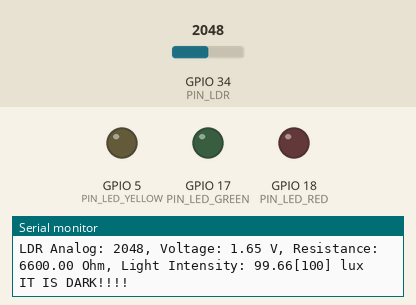
This program was run on a simulated ESP32. On the bench: output pins drawn as LEDs (lit = HIGH), the last lines printed to the serial monitor. Dashed ring = blinking. The inputs (shaded band) are chosen by the test bench; at power-on: GPIO 34 (PIN_LDR) = 2048.

Above: at 1.2 s.
1.3 s: GPIO 34 (PIN_LDR) set to 1956
At 1.75 s:
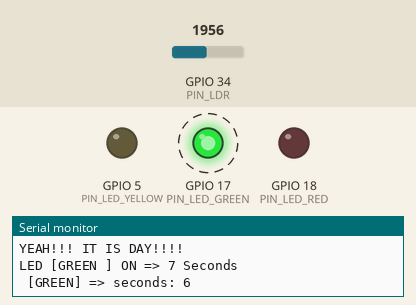
4.3 s: GPIO 34 (PIN_LDR) set to 2040
At 4.75 s:
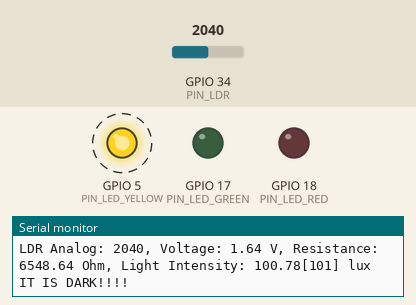
7.3 s: GPIO 34 (PIN_LDR) set to 1960
At 17.9 s:
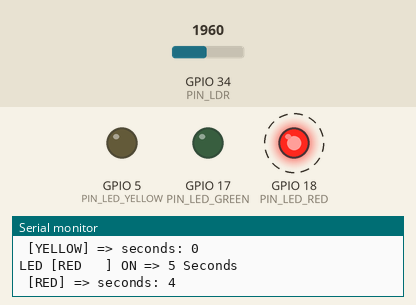
Timing chart, 0 to 20.0 s (numbered marks = the images above; inputs shaded):
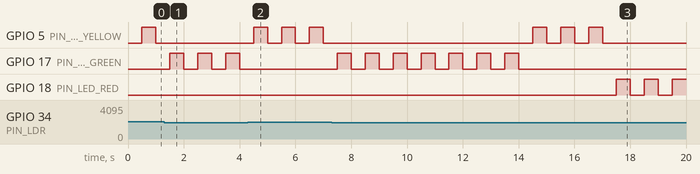

Measured:
- the behaviour switches between 2001 and 2000 on GPIO 34 (PIN_LDR) (found by bisection; images 0 and 1)
- after the input at 1.3 s, GPIO 5 (PIN_LED_YELLOW): stops changing and stays LOW; GPIO 17 (PIN_LED_GREEN): alternates HIGH for 0.50 s and LOW for 0.50 s, starting after 0.20 s
- after the input at 4.3 s, GPIO 5 (PIN_LED_YELLOW): alternates HIGH for 0.50 s and LOW for 0.50 s, starting after 0.20 s; GPIO 17 (PIN_LED_GREEN): stops changing and stays LOW
- after the input at 7.3 s, GPIO 17 (PIN_LED_GREEN): alternates HIGH for 0.50 s and LOW for 0.50 s, 14 changes in all, then stays LOW, starting after 0.20 s; GPIO 18 (PIN_LED_RED): alternates HIGH for 0.50 s and LOW for 0.50 s, starting after 10.2 s

The program:

main.cpp
```cpp
#include "main.h"

//Định nghĩa chân cho đèn LED
#define PIN_LED_RED     18
#define PIN_LED_YELLOW  5
#define PIN_LED_GREEN    17

//Định nghĩa cho LDR (Light Dependent Resistor)
#define PIN_LDR 34 // Analog ADC1 GPIO34 connected to LDR

int DAY_ADC_THRESHOLD = 2000; // Ngưỡng ánh sáng ban ngày

//LED_Blink ledYellow;
Trafic_Blink traficLight;
LDR ldrSensor;

void setup() {
  // put your setup code here, to run once:
  printf("Welcome IoT\n");

  ldrSensor.setup(PIN_LDR, false); // VCC = 3.3V

  traficLight.setupPin(PIN_LED_RED, PIN_LED_YELLOW, PIN_LED_GREEN);
  traficLight.setupWaitTime(5, 3, 7); // seconds
}

void loop() {
  //ledYellow.blink(500);
  int analogValue = 0;
  float lux =ldrSensor.readLux(&analogValue);
  bool isDark = (analogValue > DAY_ADC_THRESHOLD);
  traficLight.blink(500, isDark);

}
```

main.h
```cpp
#pragma once

#include "ultils.h"
```

ultils.cpp
```cpp
#include "ultils.h"
//----- LED_Blink -----
LED_Blink::LED_Blink()
{
    _pin = -1;
    _state = false;
    _previousMillis = 0;
}
void LED_Blink::setup(int pin)
{
    _pin = pin;
    pinMode(_pin, OUTPUT);
}
void LED_Blink::blink(unsigned long interval)
{
    if (!IsReady(_previousMillis, interval))
        return;
    _state = !_state;
    digitalWrite(_pin, _state ? HIGH : LOW);
}

//----- Trafic_Blink -----
Trafic_Blink::Trafic_Blink()
{
    _ledStatus = false;
    _previousMillis = 0;
}
void Trafic_Blink::setupPin(int pinRed, int pinYellow, int pinGreen)
{
    _LEDs[0] = pinGreen;
    _LEDs[1] = pinYellow;
    _LEDs[2] = pinRed;
    pinMode(pinRed, OUTPUT);
    pinMode(pinYellow, OUTPUT);
    pinMode(pinGreen, OUTPUT);

    _idxLED = 0;
}
void Trafic_Blink::setupWaitTime(uint32_t redWait, uint32_t yellowWait, uint32_t greenWait)
{
    _waitTime[0] = greenWait * 1000;
    _waitTime[1] = yellowWait * 1000;
    _waitTime[2] = redWait * 1000;
}

void Trafic_Blink::blink(unsigned long interval, bool isDark)
{
    static uint32_t count = _waitTime[_idxLED];
    static int secondCount = 0;
    static bool prevDark = false;

    if (!IsReady(_previousMillis, interval)) return;

    if (isDark)
    {
        // If isDark = true => Blink only Yellow LED
        if (prevDark != isDark)
        {
            prevDark = isDark;
            digitalWrite(_LEDs[0], LOW); // GREEN OFF
            digitalWrite(_LEDs[2], LOW); // RED OFF
            printf("IT IS DARK!!!!\n");
        }

        _ledStatus = !_ledStatus;
        digitalWrite(_LEDs[1], _ledStatus ? HIGH : LOW); // YELLOW BLINKING
        return;
    }

    if (prevDark != isDark && prevDark == true)
    {
        // Change from isDark = true to isDark = false
        printf("YEAH!!! IT IS DAY!!!!\n");
        prevDark = isDark;
        _ledStatus = false;
        _idxLED = 0;
        count = _waitTime[_idxLED];
    }

    if (count == _waitTime[_idxLED])
    {
        secondCount = (count / 1000) - 1;

        _ledStatus = true;
        for (size_t i = 0; i < 3; i++)
        {
            if (i == _idxLED)
            {
                digitalWrite(_LEDs[i], HIGH);
                printf("LED [%-6s] ON => %d Seconds\n", ledString(_LEDs[i]), count / 1000);
            }
            else
                digitalWrite(_LEDs[i], LOW);
        }
    }
    else
    {
        _ledStatus = !_ledStatus;
        digitalWrite(_LEDs[_idxLED], _ledStatus ? HIGH : LOW);
    }

    if (_ledStatus)
    {
        printf(" [%s] => seconds: %d \n", ledString(_LEDs[_idxLED]), secondCount);
        --secondCount;
    }

    count -= 500;
    if (count > 0)
        return;

    _idxLED = (_idxLED + 1) % 3; // Next LED => _idxLED = 0,1,2,...
    count = _waitTime[_idxLED];
}

const char *Trafic_Blink::ledString(int pin)
{
    if (pin == _LEDs[2])
        return "RED";
    else if (pin == _LEDs[1])
        return "YELLOW";
    else if (pin == _LEDs[0])
        return "GREEN";
    else
        return "UNKNOWN";
}

//----- LDR -----
LDR::LDR()
{
    _pin = -1;
    _value = 0;
    _vcc5Volt = true;
}
void LDR::setup(int pin, bool vcc5Volt)
{
    _pin = pin;
    _vcc5Volt = vcc5Volt;
    pinMode(_pin, INPUT);
}
int LDR::getValue()
{
    _value = analogRead(_pin);
    return _value;
}

float LDR::readLux(int *analogValue)
{
    static float prevLux = -1.0;
    float voltage, resistance, lux;

    getValue();

    if (analogValue != nullptr)
    {
        *analogValue = _value;
    }

    if (_vcc5Volt)
    {
        // VCC = 5V
        voltage = (float)_value * 5.0 / 4096.0;
        resistance = 2000 * voltage / (1 - voltage / 5.0);
        lux = pow(50 * 1e3 * pow(10, 0.7) / resistance, (1 / 0.7));
        return lux;
    }
    else
    {
        // VCC = 3.3V
        voltage = (float)_value * 3.3 / 4096.0;
        resistance = 2000 * voltage / (1 - voltage / 3.3);
        lux = pow(33 * 1e3 * pow(10, 0.7) / resistance, (1 / 0.7));
    }

    if (lux != prevLux)
    {
        prevLux = lux;
        if (prevLux >= 1.0)
            printf("LDR Analog: %d, Voltage: %.2f V, Resistance: %.2f Ohm, Light Intensity: %.2f[%.0f] lux\n", _value, voltage, resistance, lux, prevLux);
        else
            printf("LDR Analog: %d, Voltage: %.2f V, Resistance: %.2f Ohm, Light Intensity: %.2f[%.1f] lux\n", _value, voltage, resistance, lux, prevLux);
    }

    return lux;
}

//----- Functions -----
// Non-blocking
bool IsReady(unsigned long &ulTimer, uint32_t millisecond)
{
    if (millis() - ulTimer < millisecond)
        return false;
    ulTimer = millis();
    return true;
}

// Định dạng chuỗi %s,%d,...
String StringFormat(const char *fmt, ...)
{
    va_list vaArgs;
    va_start(vaArgs, fmt);
    va_list vaArgsCopy;
    va_copy(vaArgsCopy, vaArgs);
    const int iLen = vsnprintf(NULL, 0, fmt, vaArgsCopy);
    va_end(vaArgsCopy);
    int iSize = iLen + 1;
    char *buff = (char *)malloc(iSize);
    vsnprintf(buff, iSize, fmt, vaArgs);
    va_end(vaArgs);
    String s = buff;
    free(buff);
    return String(s);
}
```

ultils.h
```cpp
#pragma once
#include <Arduino.h>

class LED_Blink
{
public:
    LED_Blink();
    void setup(int pin);
    void blink(unsigned long interval = 500);

private:
    int _pin;
    bool _state;
    unsigned long _previousMillis;
};

class Trafic_Blink
{
public:
    Trafic_Blink();
    void setupPin(int pinRed, int pinYellow, int pinGreen);
    void setupWaitTime(uint32_t redWait = 5, uint32_t yellowWait = 3, uint32_t greenWait = 10); // seconds
    void blink(unsigned long interval = 500, bool isDark = false); //miliseconds
    const char *ledString(int pin);

private:
    bool _ledStatus;
    unsigned long _previousMillis;
    int _LEDs[3];
    int _idxLED;
    uint32_t _waitTime[3];
};

class LDR
{
public:
    LDR();
    void setup(int pin, bool vcc5Volt = true); // VCC = 3.3V or 5V
    int getValue(); // Analog value 0-4095
    float readLux(int* analogValue = nullptr); // Return light intensity in lux

private:
    int _pin;
    int _value;
    bool _vcc5Volt;
};

bool IsReady(unsigned long &ulTimer, uint32_t millisecond = 1000);

// Định dạng chuỗi %s,%d,...
String StringFormat(const char *fmt, ...);
```
